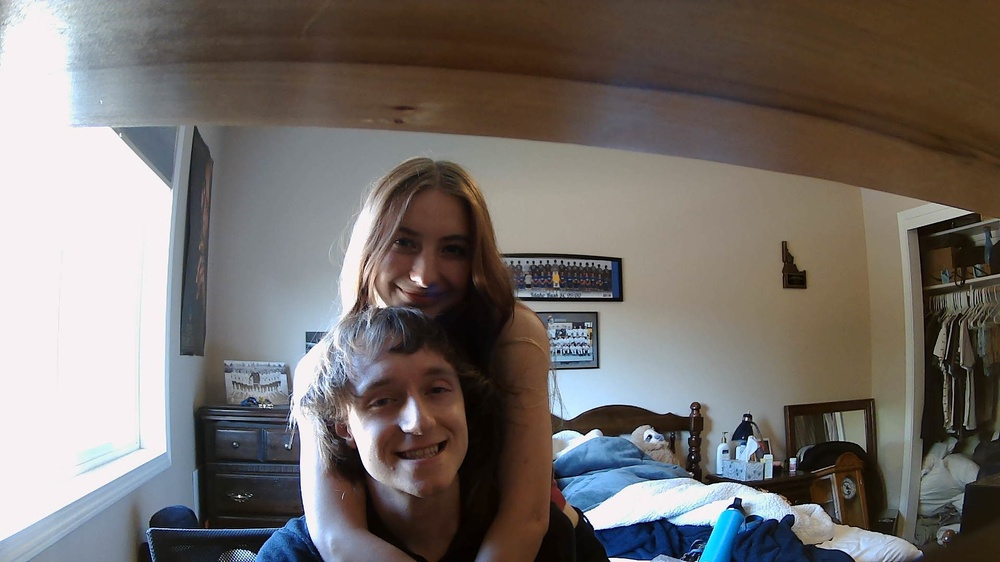
#> input picture MeAndEmoly.jpg, 1000 x 562 px, shrunk from 1920 x 1080 before the run
$ python 'Convolutation&Kernel.py'
#> lines starting #> are read from the running program, lines starting #| are printed output that depends on the picture
### MachineVisionLibrary.py
#!/usr/bin/env python3
import cv2 as cv

def showImage(image, windowName = "OpenCV Picture", closeKey = 'c'):
    """Shows the given image until the closeKey is pressed.

    Args:
        image (_type_): Image to show.
        windowName (str, optional): Desired display window name. Defaults to "OpenCV Picture".
        closeKey (str, optional): Key that needs to be pressed to close window. Defaults to 'c'.
    """
    #read
    key = ord('r')

    #loop till close key pressed
    while key != ord(closeKey):
        cv.imshow(windowName, image)
        key = cv.waitKey()

    #destroy windows
    cv.destroyAllWindows()

#WRITE TEXT ON IMAGE
# to classify something
# for debugging if motion detected
def writeText(img, text, origin = (50,50), font = cv.FONT_HERSHEY_SIMPLEX, fontScale = 1, color = (255,0,0), thickness = 2, line_type = cv.LINE_AA):
    newImg = cv.putText(img, text, origin, font, fontScale, color, thickness, line_type)
    return newImg

def saveImage(img, newPicName = "newPic", extension = ".jpg" ):
    #WRITE OUT AN IMAGE TO SAVE IT (need to specify image type)
    cv.imwrite(newPicName, img + extension)

### Convolutation&Kernel.py
import numpy as np
import cv2 as cv
from MachineVisionLibrary import *

img = cv.imread("MeAndEmoly.jpg")
#> img is the input picture: shape (562, 1000, 3); mean B, G, R 108, 111.7, 117.6
rows, cols, channels = img.shape
#> rows = 562; cols = 1000; channels = 3

imgBlur = cv.blur(img, (7,7) ) #blurry bc big kernel
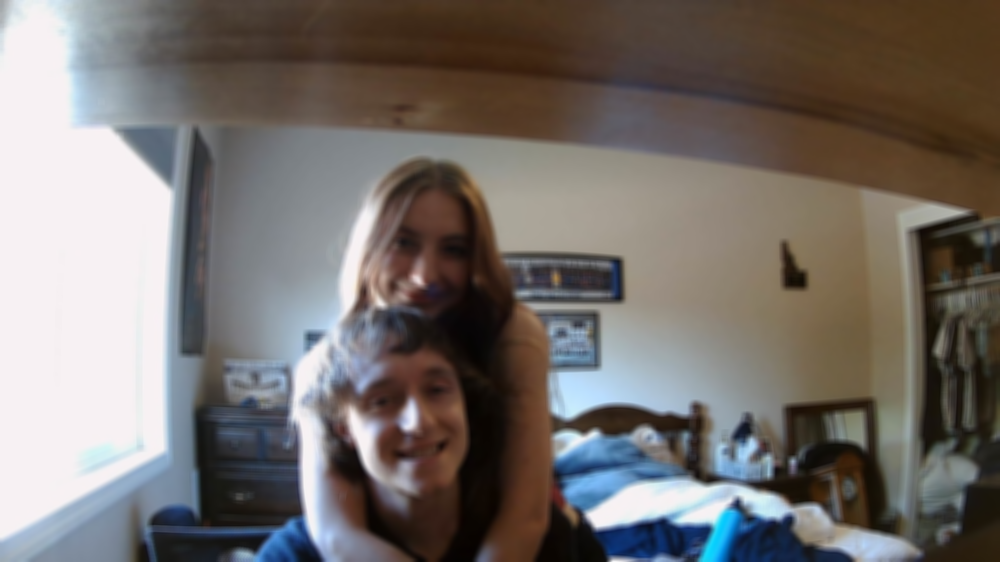
#> imgBlur: shape (562, 1000, 3); mean B, G, R 108, 111.7, 117.6
showImage(imgBlur)
#> (key Esc is pressed here)

imgGaussBlur = cv.GaussianBlur(img, (7,7), 0) # 0 to calc gaussian blur for us
showImage(imgGaussBlur)

imgMedBlur = cv.medianBlur(img, 9)
showImage(imgMedBlur)

imgEdgePreserveBlur = cv.bilateralFilter(img, 11, 61, 39)
showImage(imgEdgePreserveBlur)

#Conv to grey scale
imgGrey = cv.cvtColor(img, cv.COLOR_BGR2GRAY)
showImage(imgGrey)
#pre proccing to reduce noise
imgGaussBlur = cv.GaussianBlur(imgGrey, (15,15), 0)
#should find vert lines bc dx (find places of big change)
#imgSobel = cv.Sobel(imgGaussBlur, -1, 1, 0, ksize=5) #image, depth, order of x deriv, order of y deriv, kernel size
#should find horiz lines bc dy
#imgSobel = cv.Sobel(imgGaussBlur, -1, 0, 0, ksize=5)
imgSobel = cv.Sobel(imgGaussBlur, -1, 1, 1, ksize=5)
showImage(imgSobel)
